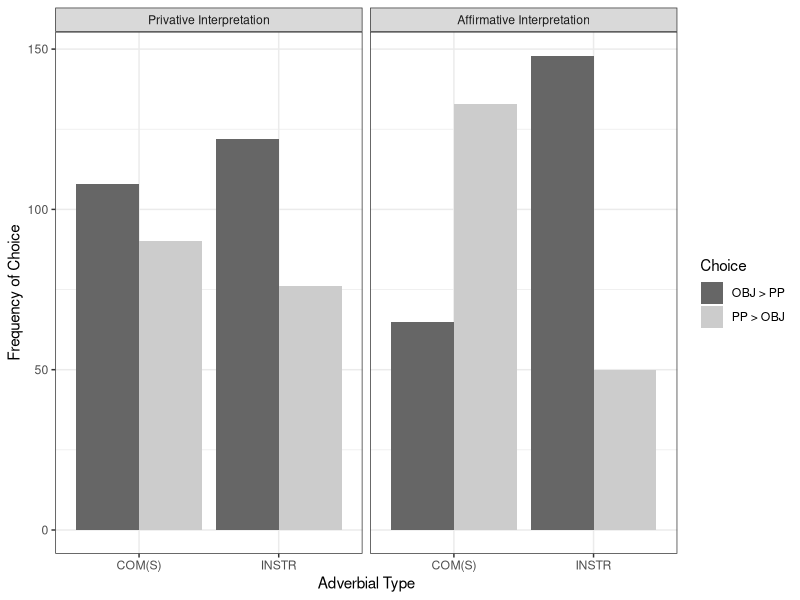
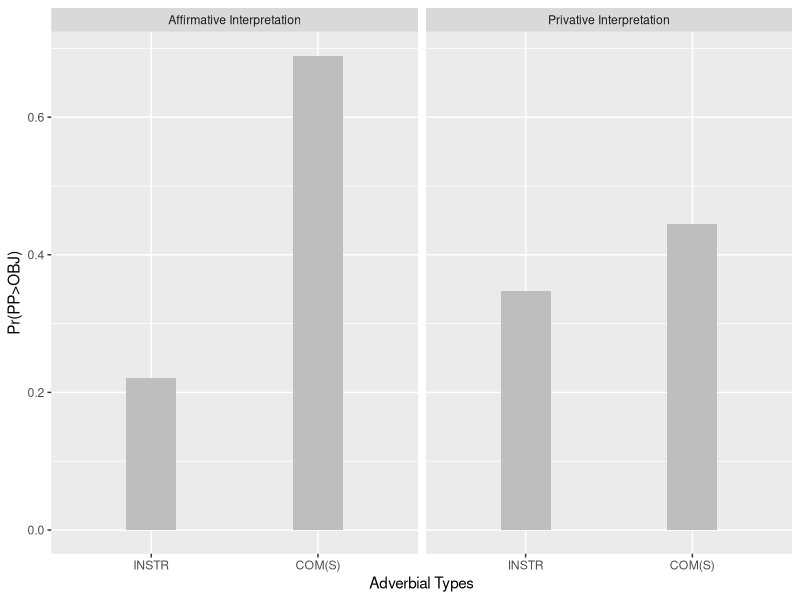
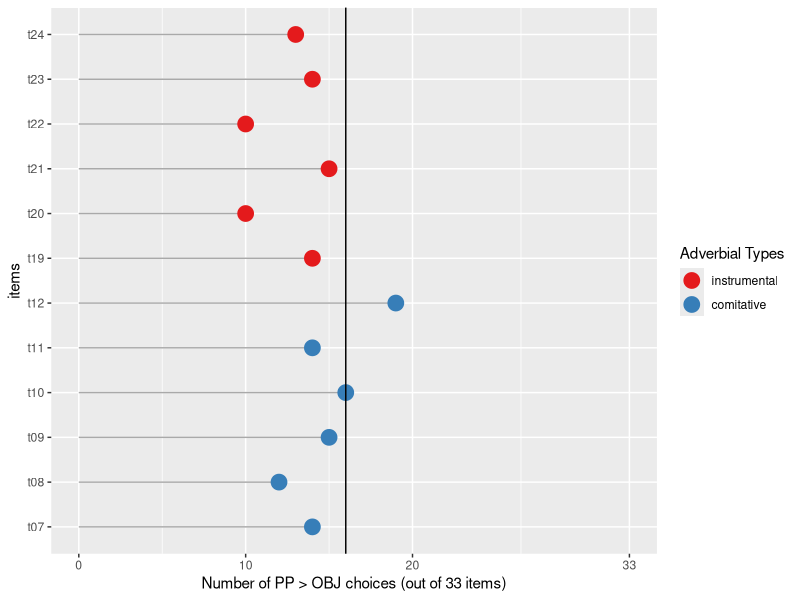
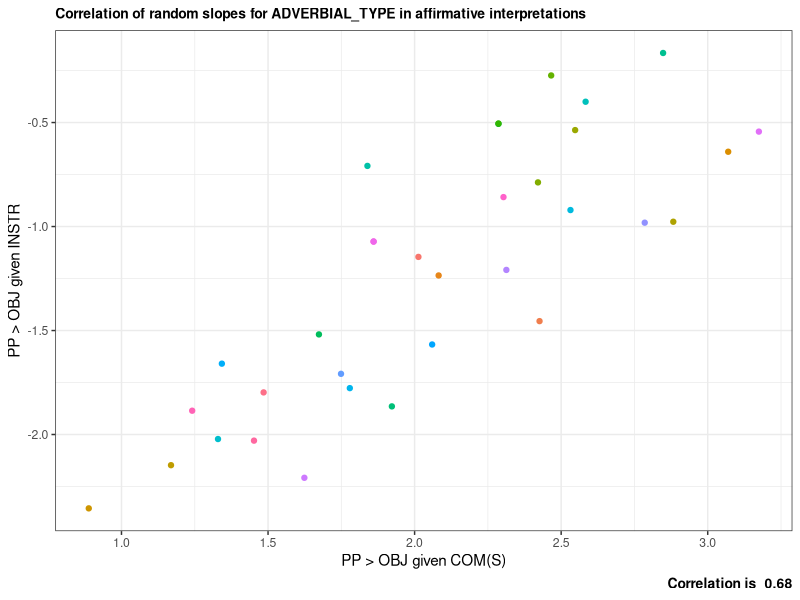
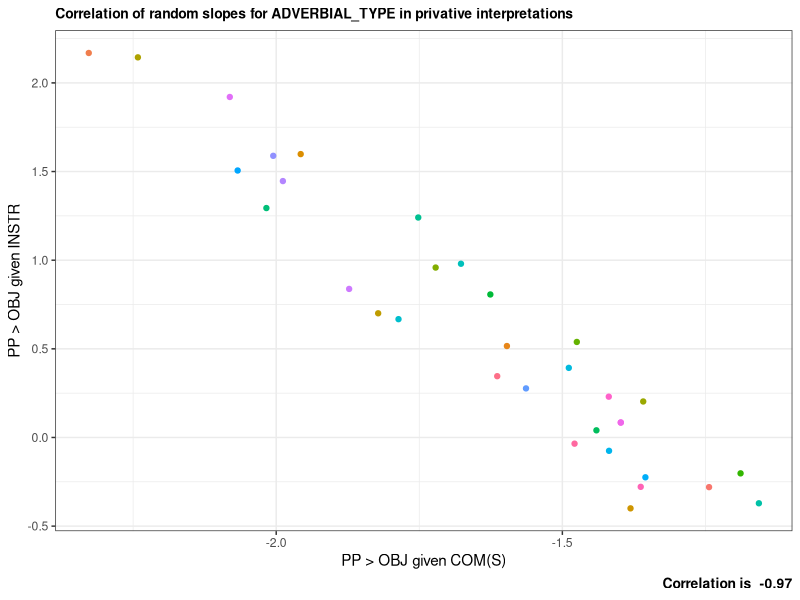
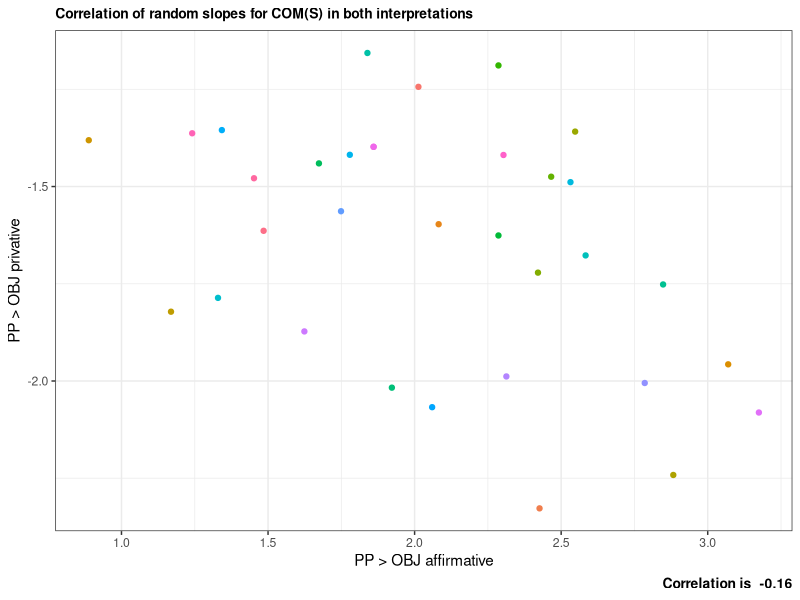
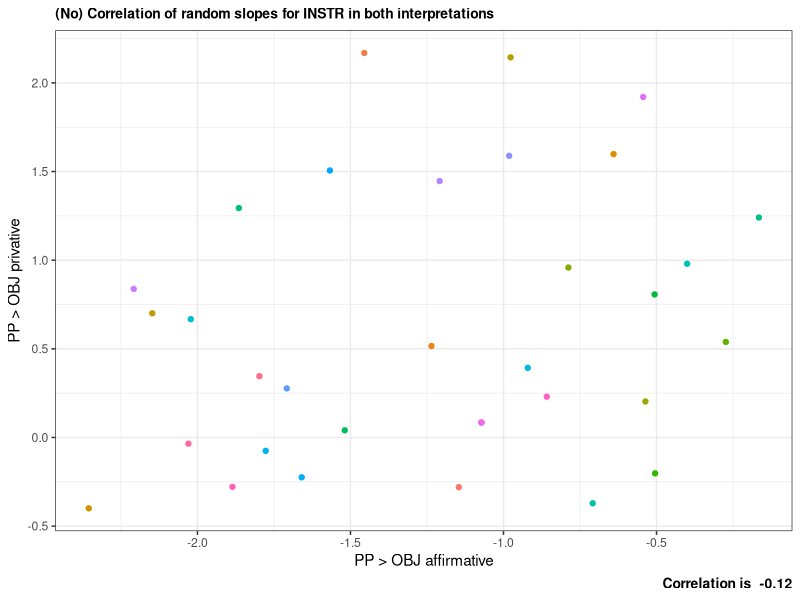
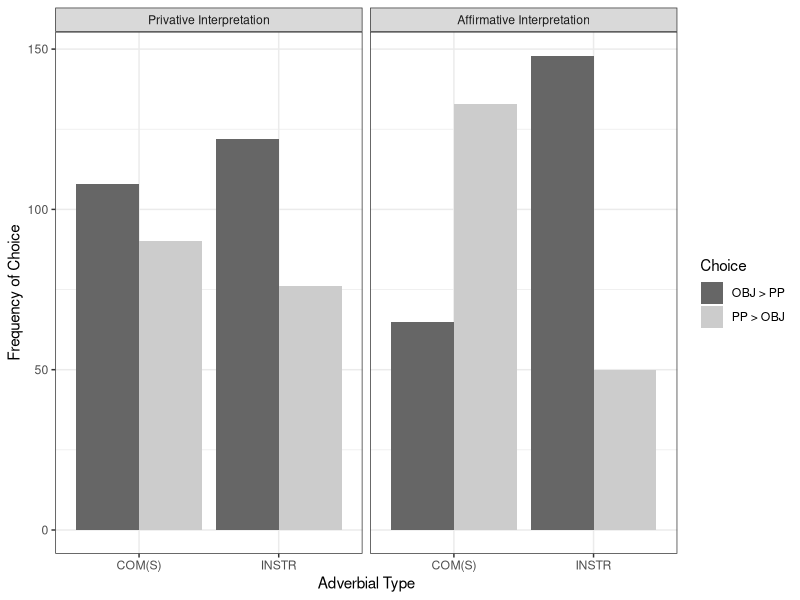

Recreate these plots in R, in order.
## ---- chunk 1
library(lme4)
library(tidyverse)
library(emmeans)
library(kableExtra)

show(version)
## ---- chunk 2
test_items <- 
  read.csv("../Data/stimuli_test_basic.csv", fileEncoding = "UTF-8", stringsAsFactors = TRUE) %>%
  select(ENCODING, OPTION_0_ITEM, OPTION_1_ITEM)

colnames(test_items) <- c("Test Item Pair", "PP > OBJ", "OBJ > PP")

kbl(test_items) %>% kable_styling()

## ---- chunk 3

data <-
  read.csv("../Data/ForcedChoice_test.csv", fileEncoding = "UTF-8") %>%
  mutate(ANSWER = factor(ANSWER),
         INTERPRETATION = ifelse(INTEGRATION == "yes", "affirmative", "privative"),
         INTERPRETATION = factor(INTERPRETATION),
         ADVERBIAL_TYPE = factor(ADVERBIAL_TYPE),
         subjects = factor(workerId),
         items = factor(ENCODING))


summary(data)
## ---- chunk 4

int.labels <- c("Privative Interpretation", "Affirmative Interpretation")
names(int.labels) <- c("privative", "affirmative")

summary <- 
  data %>%
  group_by(ADVERBIAL_TYPE, INTERPRETATION, ANSWER) %>%
  summarise(count = n()) %>%
  as.data.frame()

summary$INTERPRETATION <- relevel(summary$INTERPRETATION, ref = "privative")

ggplot(summary, aes(x = ADVERBIAL_TYPE, y = count, fill = ANSWER)) +
  geom_bar(stat = "identity", position = "dodge") +
  labs(x = "Adverbial Type", y = "Frequency of Choice") + 
  facet_wrap(~INTERPRETATION, labeller = labeller(INTERPRETATION = int.labels)) +
  scale_fill_manual(name = "Choice", values = c("grey40", "grey80"),
                    labels = c("OBJ > PP", "PP > OBJ")) +
  theme_bw()

ggsave("/Users/tibor/Documents/GitHub/Kiss_et_al_22_word_order_constraints_on_event_internal_modifiers/emp_dist_exp_1.pdf")

summary.wide <-
  summary %>%
  spread(key = ANSWER, value = count)

summary.wide

## ---- chunk 5

data$INTERPRETATION <-
  relevel(data$INTERPRETATION, ref = "affirmative")
data$ADVERBIAL_TYPE <-
  relevel(data$ADVERBIAL_TYPE, ref = "INSTR")


model1 <- 
  glmer(formula = ANSWER ~ ADVERBIAL_TYPE * INTERPRETATION + 
          (0 + ADVERBIAL_TYPE * INTERPRETATION | subjects) , 
        data = data, family = binomial())

options(width = 300)
summary(model1)
## ---- chunk 6

tt <- getME(model1,"theta")
ll <- getME(model1,"lower")
## ---- chunk 7
ss <- 
  getME(model1, c("theta", "fixef"))
model2 <- 
  update(model1,
         start=ss,
         control=glmerControl(optCtrl=list(maxfun=2e4)))

options(width = 300)
summary(model2)

## ---- chunk 8


predictions <- 
  emmeans(model2, pairwise~ADVERBIAL_TYPE * INTERPRETATION, 
          type = "response") 

## also response useful, now switched to predictor for effects
## if lp is used, y = emmean, if response is used y = prob

predictions.emm <- data.frame(predictions$emmeans)
 

predictions.emm

ggplot(predictions.emm, aes(x = ADVERBIAL_TYPE, y = prob)) + 
  geom_bar(aes(), stat = "identity", fill = "grey", width = 0.3) +
  facet_wrap(~INTERPRETATION, labeller = labeller(INTERPRETATION = int.labels)) +
  labs(x = "Adverbial Types", y = "Pr(PP>OBJ)")
## ---- chunk 9

privative.sum <- 
  data %>%
  filter(items %in% c("t07", "t08", "t09", "t10", "t11", "t12", 
                      "t19", "t20", "t21", "t22", "t23", "t24")) %>%
  group_by(items, ADVERBIAL_TYPE, ANSWER) %>%
  summarize(Count = n()) %>%
  filter(ANSWER == "PP>OBJ") %>%
  as.data.frame()

ggplot(privative.sum, aes(x = Count, y = items, color = ADVERBIAL_TYPE)) +
  geom_segment(aes(x = 0, xend = Count, yend = items), color="darkgrey") +
  geom_point(size=5) +
  scale_color_brewer(name = "Adverbial Types", labels = c("instrumental", "comitative"), 
                     palette = "Set1") +
  scale_x_continuous(breaks = c(0, 10, 20, 33), limits = c(0, 33)) +
  geom_vline(xintercept = 16) +
  labs(x = "Number of PP > OBJ choices (out of 33 items)")

## ---- chunk 10

ranef.df <- data.frame(ranef(model2)$subjects)
ranef.df$participants <- rownames(ranef.df)
colnames(ranef.df)[1:4] <- c("INSTR_aff", "COMS_aff", "INSTR_priv", "COMS_priv")

ranef.df <- ranef.df %>%
  mutate(INSTR_aff = INSTR_aff + model2@beta[1]) %>%
  mutate(COMS_aff = COMS_aff + model2@beta[2]) %>%
  mutate(INSTR_priv = INSTR_priv + model2@beta[3]) %>%
  mutate(COMS_priv = COMS_priv + model2@beta[4]) %>%
  arrange(COMS_aff)


## ---- chunk 11
cor_vals <- data.frame(VarCorr(model2)) 

ggplot(ranef.df, aes(y = INSTR_aff, x = COMS_aff)) +
  geom_point(aes(color = participants), show.legend = FALSE) +
  labs(y = "PP > OBJ given INSTR", 
       x = "PP > OBJ given COM(S)", 
       subtitle = "Correlation of random slopes for ADVERBIAL_TYPE in affirmative interpretations",
       caption = paste("Correlation is ", round(cor_vals$sdcor[5], 2))) +
  theme_bw() +
  theme(plot.caption = element_text(face = "bold", size = 10),
        plot.subtitle = element_text(face = "bold", size = 10))
  

## ---- chunk 12

ggplot(ranef.df, aes(y = INSTR_priv, x = COMS_priv)) +
  geom_point(aes(color = participants), show.legend = FALSE) +
  labs(y = "PP > OBJ given INSTR", 
       x = "PP > OBJ given COM(S)", 
       subtitle = "Correlation of random slopes for ADVERBIAL_TYPE in privative interpretations",
       caption = paste("Correlation is ", round(cor_vals$sdcor[10], 2))) +
  theme_bw() +
  theme(plot.caption = element_text(face = "bold", size = 10),
        plot.subtitle = element_text(face = "bold", size = 10))

## ---- chunk 13
ggplot(ranef.df, aes(x = COMS_aff, y = COMS_priv)) +
  geom_point(aes(color = participants), show.legend = FALSE) +
  labs(x = "PP > OBJ affirmative", 
       y = "PP > OBJ privative", 
       subtitle = "Correlation of random slopes for COM(S) in both interpretations",
       caption = paste("Correlation is ", round(cor_vals$sdcor[9], 2))) +
  theme_bw() +
  theme(plot.caption = element_text(face = "bold", size = 10),
        plot.subtitle = element_text(face = "bold", size = 10))


## ---- chunk 14
ggplot(ranef.df, aes(x = INSTR_aff, y = INSTR_priv)) +
  geom_point(aes(color = participants), show.legend = FALSE) +
  labs(x = "PP > OBJ affirmative", 
       y = "PP > OBJ privative", 
       subtitle = "(No) Correlation of random slopes for INSTR in both interpretations",
       caption = paste("Correlation is ", round(cor_vals$sdcor[6], 2))) +
  theme_bw() +
  theme(plot.caption = element_text(face = "bold", size = 10),
        plot.subtitle = element_text(face = "bold", size = 10))
